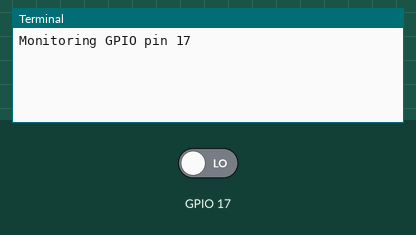
A program run on a simulated Raspberry Pi (BCM pin numbers), started with the argument 17. Parts: the last lines printed to the terminal. The test bench sets the inputs (shaded band); at power-on: GPIO 17 LOW.

Above: at 1.2 s.
1.3 s: GPIO 17 driven HIGH
At 2.3 s:
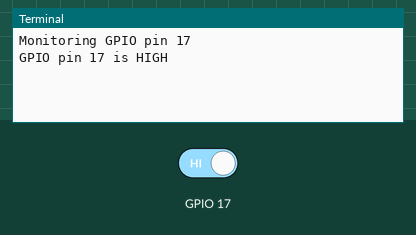
2.8 s: GPIO 17 driven LOW
At 3.4 s:
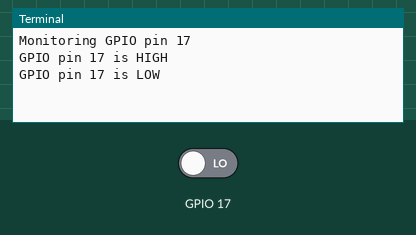

Measured:
- after the input at 1.3 s, the terminal: prints a new line at once (image 1)
- after the input at 2.8 s, the terminal: prints a new line at once (image 2)

The program:

interruptions_raspberry.py
```python
#Filename interruptpin.py
import RPi.GPIO as GPIO
import time
import argparse

def pin_state_change(channel):
    if GPIO.input(channel) == GPIO.HIGH:
        print(f"GPIO pin {channel} is HIGH")
    else:
        print(f"GPIO pin {channel} is LOW")

if __name__ == "__main__":
    # Create an argument parser to handle command-line arguments
    parser = argparse.ArgumentParser(description="Detect the state of a GPIO pin using interrupts.")

    # Add a required argument for the GPIO pin number
    parser.add_argument("pin", type=int, help="GPIO pin number to monitor")

    # Parse the command-line arguments
    args = parser.parse_args()

    # Set the GPIO mode to BCM
    GPIO.setmode(GPIO.BCM)

    # Set up the specified GPIO pin as an input
    GPIO.setup(args.pin, GPIO.IN)


    # Add event detection for the specified pin and configure the callback    function
    GPIO.add_event_detect(args.pin, GPIO.BOTH, callback=pin_state_change)

    try:
        print(f"Monitoring GPIO pin {args.pin}")
        while True:
            # Your main program can continue to run here
            time.sleep(1)

    except KeyboardInterrupt:
        pass

    # Clean up GPIO configuration
    GPIO.remove_event_detect(args.pin)
    GPIO.cleanup()
```
